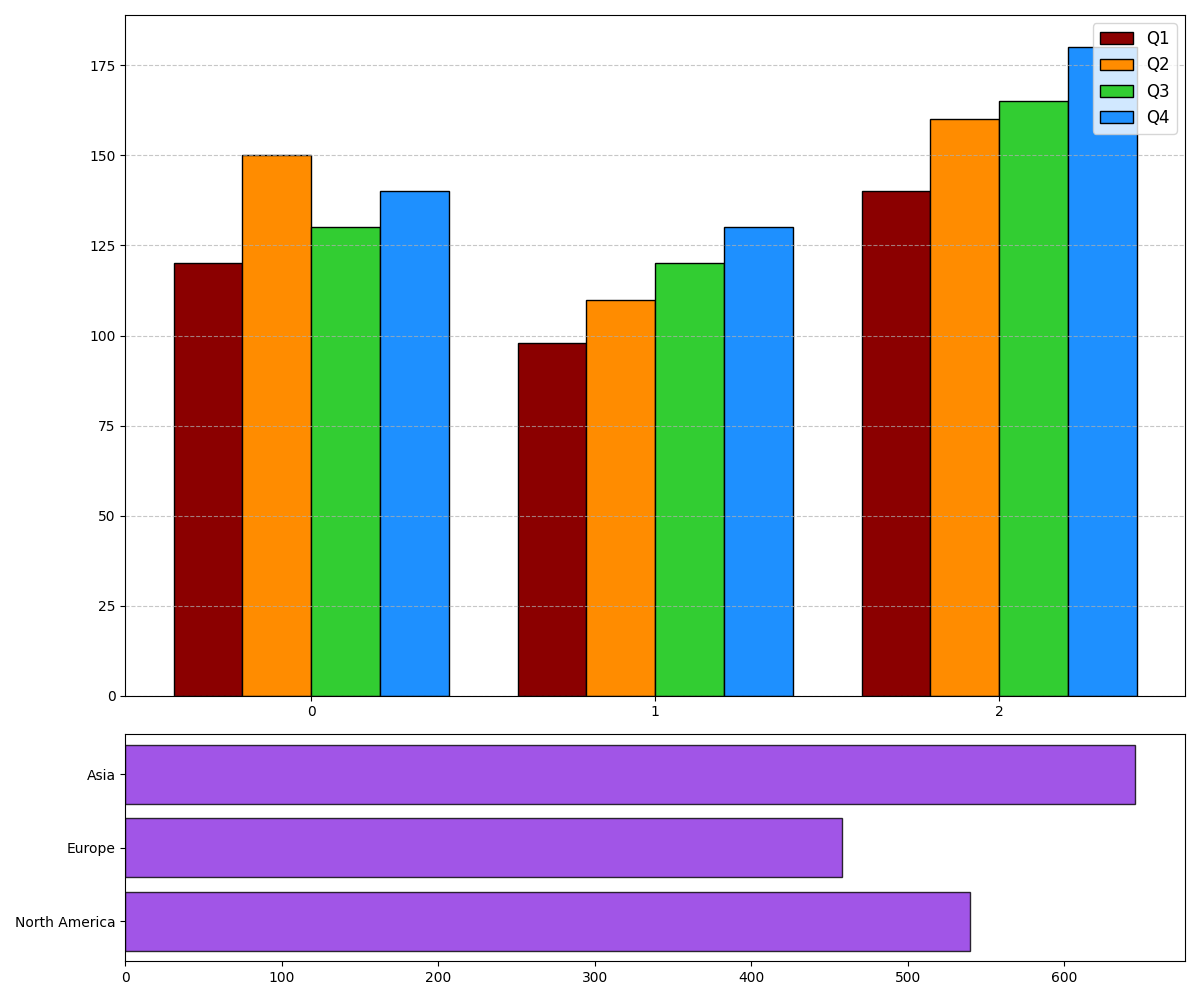

Generate this figure with Python:
import matplotlib.pyplot as plt
import numpy as np

regions = ['North America', 'Europe', 'Asia']
q1_sales = [120, 98, 140]
q2_sales = [150, 110, 160]
q3_sales = [130, 120, 165]
q4_sales = [140, 130, 180]

fig, (ax1, ax2) = plt.subplots(2, 1, figsize=(12, 10), gridspec_kw={'height_ratios': [3, 1]})
bar_width = 0.2
bar_positions = np.arange(len(regions))

ax1.bar(bar_positions - 1.5 * bar_width, q1_sales, width=bar_width, color='#8B0000', edgecolor='black', label='Q1')
ax1.bar(bar_positions - 0.5 * bar_width, q2_sales, width=bar_width, color='#FF8C00', edgecolor='black', label='Q2')
ax1.bar(bar_positions + 0.5 * bar_width, q3_sales, width=bar_width, color='#32CD32', edgecolor='black', label='Q3')
ax1.bar(bar_positions + 1.5 * bar_width, q4_sales, width=bar_width, color='#1E90FF', edgecolor='black', label='Q4')

ax1.set_xticks(bar_positions)
ax1.legend(loc='upper right', fontsize=12)
ax1.yaxis.grid(True, linestyle='--', alpha=0.7)

overall_sales = np.array(q1_sales) + np.array(q2_sales) + np.array(q3_sales) + np.array(q4_sales)
ax2.barh(regions, overall_sales, color='#8A2BE2', edgecolor='black', alpha=0.8)

plt.tight_layout()
plt.show()
